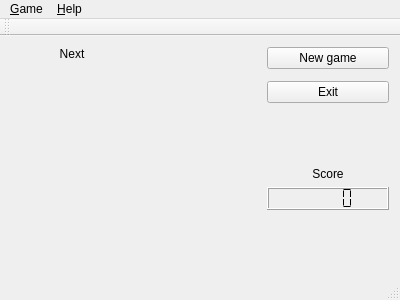
<?xml version="1.0" encoding="UTF-8"?>
<ui version="4.0">
 <class>MainWindow</class>
 <widget class="QMainWindow" name="MainWindow">
  <property name="geometry">
   <rect>
    <x>0</x>
    <y>0</y>
    <width>400</width>
    <height>300</height>
   </rect>
  </property>
  <property name="windowTitle">
   <string>Tetris</string>
  </property>
  <widget class="QWidget" name="centralWidget">
   <layout class="QGridLayout" name="gridLayout">
    <item row="0" column="1" rowspan="7">
     <widget class="Glass" name="glass" native="true">
      <property name="focusPolicy">
       <enum>Qt::StrongFocus</enum>
      </property>
      <property name="rowCount" stdset="0">
       <UInt>20</UInt>
      </property>
      <property name="columnCount" stdset="0">
       <UInt>10</UInt>
      </property>
     </widget>
    </item>
    <item row="2" column="2">
     <widget class="QPushButton" name="exitBtn">
      <property name="text">
       <string>Exit</string>
      </property>
     </widget>
    </item>
    <item row="5" column="2">
     <widget class="QLCDNumber" name="scoreLCD">
      <property name="segmentStyle">
       <enum>QLCDNumber::Flat</enum>
      </property>
      <property name="value" stdset="0">
       <double>0.000000000000000</double>
      </property>
     </widget>
    </item>
    <item row="6" column="2">
     <spacer name="verticalSpacer_2">
      <property name="orientation">
       <enum>Qt::Vertical</enum>
      </property>
      <property name="sizeHint" stdset="0">
       <size>
        <width>20</width>
        <height>40</height>
       </size>
      </property>
     </spacer>
    </item>
    <item row="3" column="2">
     <spacer name="verticalSpacer">
      <property name="orientation">
       <enum>Qt::Vertical</enum>
      </property>
      <property name="sizeHint" stdset="0">
       <size>
        <width>20</width>
        <height>40</height>
       </size>
      </property>
     </spacer>
    </item>
    <item row="4" column="2">
     <widget class="QLabel" name="label_2">
      <property name="text">
       <string>Score</string>
      </property>
      <property name="alignment">
       <set>Qt::AlignCenter</set>
      </property>
     </widget>
    </item>
    <item row="0" column="2">
     <widget class="QPushButton" name="newGameBtn">
      <property name="text">
       <string>New game</string>
      </property>
     </widget>
    </item>
    <item row="0" column="0" rowspan="7">
     <layout class="QVBoxLayout" name="verticalLayout">
      <item>
       <widget class="QLabel" name="label">
        <property name="text">
         <string>Next</string>
        </property>
        <property name="alignment">
         <set>Qt::AlignCenter</set>
        </property>
       </widget>
      </item>
      <item>
       <widget class="QFrame" name="nextFigure">
        <property name="frameShape">
         <enum>QFrame::StyledPanel</enum>
        </property>
        <property name="frameShadow">
         <enum>QFrame::Raised</enum>
        </property>
       </widget>
      </item>
      <item>
       <spacer name="verticalSpacer_3">
        <property name="orientation">
         <enum>Qt::Vertical</enum>
        </property>
        <property name="sizeHint" stdset="0">
         <size>
          <width>20</width>
          <height>40</height>
         </size>
        </property>
       </spacer>
      </item>
     </layout>
    </item>
   </layout>
  </widget>
  <widget class="QMenuBar" name="menuBar">
   <property name="geometry">
    <rect>
     <x>0</x>
     <y>0</y>
     <width>400</width>
     <height>22</height>
    </rect>
   </property>
   <widget class="QMenu" name="menuGame">
    <property name="title">
     <string>&amp;Game</string>
    </property>
    <addaction name="newGameAct"/>
    <addaction name="separator"/>
    <addaction name="exitAct"/>
   </widget>
   <widget class="QMenu" name="menuHelp">
    <property name="title">
     <string>&amp;Help</string>
    </property>
    <addaction name="actionAbot"/>
   </widget>
   <addaction name="menuGame"/>
   <addaction name="menuHelp"/>
  </widget>
  <widget class="QToolBar" name="mainToolBar">
   <attribute name="toolBarArea">
    <enum>TopToolBarArea</enum>
   </attribute>
   <attribute name="toolBarBreak">
    <bool>false</bool>
   </attribute>
  </widget>
  <widget class="QStatusBar" name="statusBar"/>
  <action name="actionAbot">
   <property name="text">
    <string>&amp;About</string>
   </property>
  </action>
  <action name="newGameAct">
   <property name="text">
    <string>&amp;New game</string>
   </property>
  </action>
  <action name="exitAct">
   <property name="text">
    <string>&amp;Exit</string>
   </property>
  </action>
 </widget>
 <layoutdefault spacing="6" margin="11"/>
 <customwidgets>
  <customwidget>
   <class>Glass</class>
   <extends>QWidget</extends>
   <header>Glass.h</header>
   <container>1</container>
   <slots>
    <slot>startNewGame()</slot>
   </slots>
  </customwidget>
 </customwidgets>
 <resources/>
 <connections>
  <connection>
   <sender>exitBtn</sender>
   <signal>clicked()</signal>
   <receiver>exitAct</receiver>
   <slot>trigger()</slot>
   <hints>
    <hint type="sourcelabel">
     <x>390</x>
     <y>99</y>
    </hint>
    <hint type="destinationlabel">
     <x>-1</x>
     <y>-1</y>
    </hint>
   </hints>
  </connection>
  <connection>
   <sender>newGameBtn</sender>
   <signal>clicked()</signal>
   <receiver>newGameAct</receiver>
   <slot>trigger()</slot>
   <hints>
    <hint type="sourcelabel">
     <x>390</x>
     <y>64</y>
    </hint>
    <hint type="destinationlabel">
     <x>-1</x>
     <y>-1</y>
    </hint>
   </hints>
  </connection>
  <connection>
   <sender>newGameBtn</sender>
   <signal>clicked()</signal>
   <receiver>glass</receiver>
   <slot>startNewGame()</slot>
   <hints>
    <hint type="sourcelabel">
     <x>300</x>
     <y>54</y>
    </hint>
    <hint type="destinationlabel">
     <x>238</x>
     <y>56</y>
    </hint>
   </hints>
  </connection>
 </connections>
</ui>
